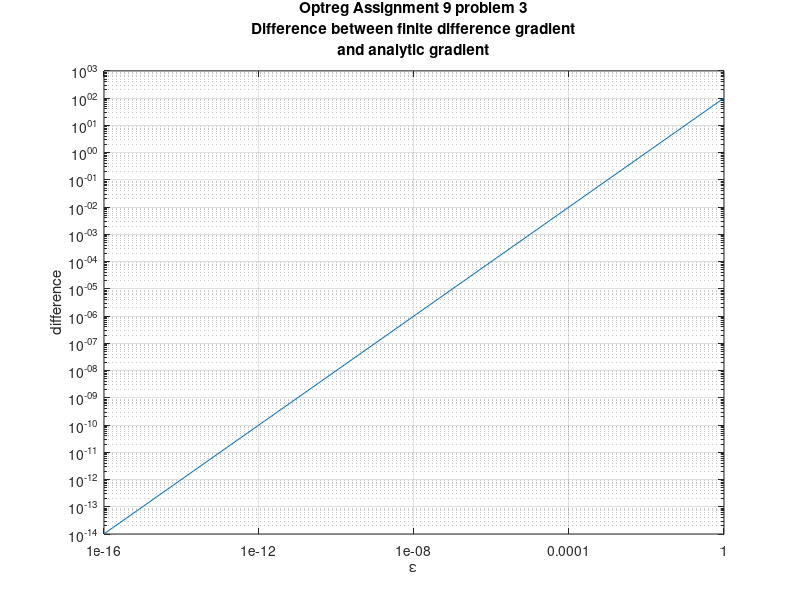

Write MATLAB code to recreate this figure.
%% Finite difference gradient
Gf = @(x, e) [-200*(x(2) - x(1)) - 2*(1-x(1)) + 101*e; 
              200*(x(2) - x(1)) + 100*e];
          
%% Analytic gradient
Df = @(x) [-200*(x(2) - x(1)) - 2*(1-x(1)); 
           200*(x(2) - x(1))];
       
       
%% b: calculations
x1 = [0.5; 0.5];
x2 = [1; 1];
eps = [1e-16; 1e-12; 1e-8; 1e-4; 1e-0];
% eps = logspace(-12, -1,12);

Df1  = Df(x1);
Df2  = Df(x2);

Gf1s = NaN(2,length(eps));
Gf2s = NaN(2,length(eps));

for i = 1:length(eps)
    e = eps(i);
    Gf1s(:,i) = Gf(x1, e);
    Gf2s(:,i) = Gf(x2, e);
end

% difference between finite difference and analytic
d1 = Gf1s - Df1;
d2 = Gf2s - Df2;


%% Plot difference
figure(1);
clf;

semilogy(1:length(eps), d1(1,:));
xticks('manual');
xticks(1:length(eps));
xticklabels(eps);
hold on; 
grid on;

title({'Optreg Assignment 9 problem 3', ...
       'Difference between finite difference gradient',...
       'and analytic gradient'});
xlabel('\epsilon');
ylabel('difference');

   
   


